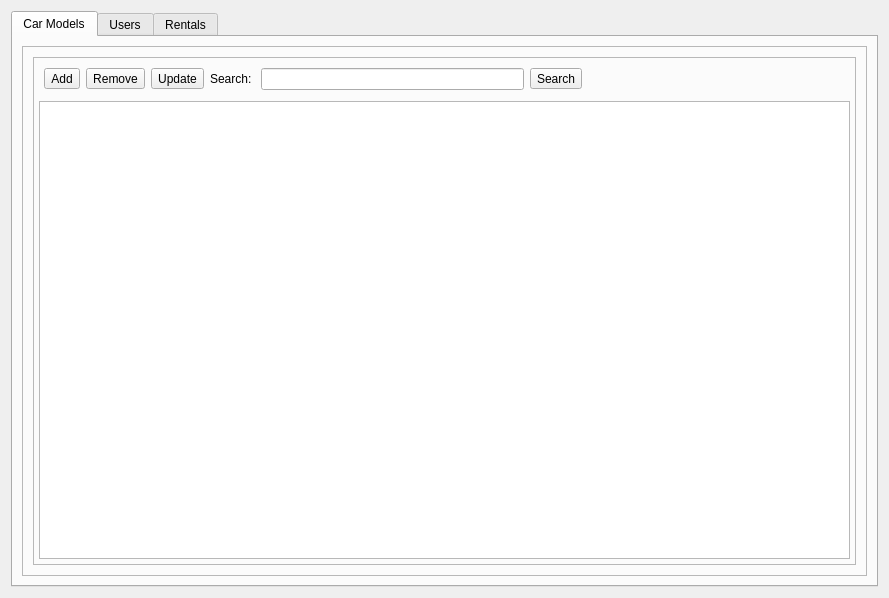
<?xml version="1.0" encoding="UTF-8"?>
<ui version="4.0">
 <class>Dialog</class>
 <widget class="QDialog" name="Dialog">
  <property name="geometry">
   <rect>
    <x>0</x>
    <y>0</y>
    <width>889</width>
    <height>598</height>
   </rect>
  </property>
  <property name="windowTitle">
   <string>Dialog</string>
  </property>
  <layout class="QVBoxLayout" name="verticalLayout">
   <item>
    <widget class="QTabWidget" name="tabWidget">
     <property name="currentIndex">
      <number>0</number>
     </property>
     <widget class="QWidget" name="tabCarModels">
      <attribute name="title">
       <string>Car Models</string>
      </attribute>
      <layout class="QVBoxLayout" name="verticalLayout_2">
       <item>
        <widget class="QFrame" name="frameCarModels">
         <property name="frameShape">
          <enum>QFrame::StyledPanel</enum>
         </property>
         <property name="frameShadow">
          <enum>QFrame::Raised</enum>
         </property>
         <layout class="QVBoxLayout" name="verticalLayout_6">
          <property name="leftMargin">
           <number>5</number>
          </property>
          <property name="topMargin">
           <number>5</number>
          </property>
          <property name="rightMargin">
           <number>5</number>
          </property>
          <property name="bottomMargin">
           <number>5</number>
          </property>
          <item>
           <widget class="QStackedWidget" name="stackPanelCarModels">
            <property name="autoFillBackground">
             <bool>false</bool>
            </property>
            <property name="currentIndex">
             <number>0</number>
            </property>
            <widget class="QWidget" name="stackPanelPageSearchModels">
             <layout class="QVBoxLayout" name="verticalLayout_7">
              <property name="leftMargin">
               <number>5</number>
              </property>
              <property name="topMargin">
               <number>5</number>
              </property>
              <property name="rightMargin">
               <number>5</number>
              </property>
              <property name="bottomMargin">
               <number>5</number>
              </property>
              <item>
               <widget class="QFrame" name="frameSearchModels">
                <property name="frameShape">
                 <enum>QFrame::StyledPanel</enum>
                </property>
                <property name="frameShadow">
                 <enum>QFrame::Raised</enum>
                </property>
                <layout class="QVBoxLayout" name="verticalLayout_9">
                 <property name="leftMargin">
                  <number>5</number>
                 </property>
                 <property name="topMargin">
                  <number>5</number>
                 </property>
                 <property name="rightMargin">
                  <number>5</number>
                 </property>
                 <property name="bottomMargin">
                  <number>5</number>
                 </property>
                 <item>
                  <widget class="QFrame" name="frameSearchModelsButtonBox">
                   <property name="frameShape">
                    <enum>QFrame::NoFrame</enum>
                   </property>
                   <property name="frameShadow">
                    <enum>QFrame::Plain</enum>
                   </property>
                   <layout class="QHBoxLayout" name="horizontalLayout">
                    <property name="leftMargin">
                     <number>5</number>
                    </property>
                    <property name="topMargin">
                     <number>5</number>
                    </property>
                    <property name="rightMargin">
                     <number>5</number>
                    </property>
                    <property name="bottomMargin">
                     <number>5</number>
                    </property>
                    <item>
                     <widget class="QToolButton" name="btnAddCarModel">
                      <property name="text">
                       <string>Add</string>
                      </property>
                     </widget>
                    </item>
                    <item>
                     <widget class="QToolButton" name="btnRemoveCarModel">
                      <property name="text">
                       <string>Remove</string>
                      </property>
                     </widget>
                    </item>
                    <item>
                     <widget class="QToolButton" name="btnUpdateCarModel">
                      <property name="text">
                       <string>Update</string>
                      </property>
                     </widget>
                    </item>
                    <item>
                     <widget class="QLabel" name="lblSearchModel">
                      <property name="text">
                       <string>Search: </string>
                      </property>
                     </widget>
                    </item>
                    <item>
                     <widget class="QLineEdit" name="editSearchModel"/>
                    </item>
                    <item>
                     <widget class="QToolButton" name="toolButtonSearchModel">
                      <property name="text">
                       <string>Search</string>
                      </property>
                     </widget>
                    </item>
                    <item>
                     <spacer name="horizontalSpacer">
                      <property name="orientation">
                       <enum>Qt::Horizontal</enum>
                      </property>
                      <property name="sizeHint" stdset="0">
                       <size>
                        <width>40</width>
                        <height>20</height>
                       </size>
                      </property>
                     </spacer>
                    </item>
                   </layout>
                  </widget>
                 </item>
                 <item>
                  <widget class="QTableView" name="tableCarModels"/>
                 </item>
                </layout>
               </widget>
              </item>
             </layout>
            </widget>
            <widget class="QWidget" name="stackPanelPageAddModel">
             <layout class="QVBoxLayout" name="verticalLayout_8">
              <item>
               <widget class="QFrame" name="frameAddModel">
                <property name="frameShape">
                 <enum>QFrame::StyledPanel</enum>
                </property>
                <property name="frameShadow">
                 <enum>QFrame::Raised</enum>
                </property>
                <layout class="QVBoxLayout" name="verticalLayout_10">
                 <item>
                  <spacer name="verticalSpacer_2">
                   <property name="orientation">
                    <enum>Qt::Vertical</enum>
                   </property>
                   <property name="sizeHint" stdset="0">
                    <size>
                     <width>20</width>
                     <height>40</height>
                    </size>
                   </property>
                  </spacer>
                 </item>
                 <item>
                  <widget class="QGroupBox" name="groupBoxAddModel">
                   <property name="title">
                    <string>New Model</string>
                   </property>
                   <layout class="QGridLayout" name="gridLayout">
                    <item row="5" column="1">
                     <widget class="QLabel" name="label_6">
                      <property name="text">
                       <string>Plate: </string>
                      </property>
                     </widget>
                    </item>
                    <item row="4" column="2">
                     <widget class="QComboBox" name="comboBoxFuel">
                      <item>
                       <property name="text">
                        <string>GASOLINE</string>
                       </property>
                      </item>
                      <item>
                       <property name="text">
                        <string>ALCOHOL</string>
                       </property>
                      </item>
                      <item>
                       <property name="text">
                        <string>FLEX</string>
                       </property>
                      </item>
                      <item>
                       <property name="text">
                        <string>DIESEL</string>
                       </property>
                      </item>
                     </widget>
                    </item>
                    <item row="4" column="1">
                     <widget class="QLabel" name="label_5">
                      <property name="text">
                       <string>Fuel: </string>
                      </property>
                     </widget>
                    </item>
                    <item row="6" column="2">
                     <widget class="QLineEdit" name="lineEditPrice"/>
                    </item>
                    <item row="6" column="1">
                     <widget class="QLabel" name="label_7">
                      <property name="text">
                       <string>Price: </string>
                      </property>
                     </widget>
                    </item>
                    <item row="1" column="1">
                     <widget class="QLabel" name="label_2">
                      <property name="text">
                       <string>Chassis: </string>
                      </property>
                     </widget>
                    </item>
                    <item row="3" column="1">
                     <widget class="QLabel" name="label_4">
                      <property name="text">
                       <string>Doors: </string>
                      </property>
                     </widget>
                    </item>
                    <item row="2" column="2">
                     <widget class="QComboBox" name="comboBoxColor">
                      <item>
                       <property name="text">
                        <string>BLACK</string>
                       </property>
                      </item>
                      <item>
                       <property name="text">
                        <string>RED</string>
                       </property>
                      </item>
                      <item>
                       <property name="text">
                        <string>GREEN</string>
                       </property>
                      </item>
                      <item>
                       <property name="text">
                        <string>ORANGE</string>
                       </property>
                      </item>
                      <item>
                       <property name="text">
                        <string>BLUE</string>
                       </property>
                      </item>
                      <item>
                       <property name="text">
                        <string>PURPLE</string>
                       </property>
                      </item>
                      <item>
                       <property name="text">
                        <string>CYAN</string>
                       </property>
                      </item>
                      <item>
                       <property name="text">
                        <string>GRAY</string>
                       </property>
                      </item>
                      <item>
                       <property name="text">
                        <string>WHITE</string>
                       </property>
                      </item>
                      <item>
                       <property name="text">
                        <string>YELLOW</string>
                       </property>
                      </item>
                      <item>
                       <property name="text">
                        <string>VIOLET</string>
                       </property>
                      </item>
                     </widget>
                    </item>
                    <item row="3" column="2">
                     <widget class="QSpinBox" name="spinBoxDoors">
                      <property name="minimum">
                       <number>3</number>
                      </property>
                      <property name="maximum">
                       <number>5</number>
                      </property>
                     </widget>
                    </item>
                    <item row="1" column="2">
                     <widget class="QLineEdit" name="lineEditChassis"/>
                    </item>
                    <item row="5" column="2">
                     <widget class="QLineEdit" name="lineEditPlate"/>
                    </item>
                    <item row="0" column="3">
                     <spacer name="horizontalSpacer_2">
                      <property name="orientation">
                       <enum>Qt::Horizontal</enum>
                      </property>
                      <property name="sizeHint" stdset="0">
                       <size>
                        <width>40</width>
                        <height>20</height>
                       </size>
                      </property>
                     </spacer>
                    </item>
                    <item row="0" column="1">
                     <widget class="QLabel" name="label">
                      <property name="text">
                       <string>Name: </string>
                      </property>
                     </widget>
                    </item>
                    <item row="2" column="1">
                     <widget class="QLabel" name="label_3">
                      <property name="text">
                       <string>Color: </string>
                      </property>
                     </widget>
                    </item>
                    <item row="0" column="2">
                     <widget class="QLineEdit" name="lineEditCarName"/>
                    </item>
                    <item row="0" column="0">
                     <spacer name="horizontalSpacer_3">
                      <property name="orientation">
                       <enum>Qt::Horizontal</enum>
                      </property>
                      <property name="sizeHint" stdset="0">
                       <size>
                        <width>40</width>
                        <height>20</height>
                       </size>
                      </property>
                     </spacer>
                    </item>
                   </layout>
                  </widget>
                 </item>
                 <item>
                  <widget class="QDialogButtonBox" name="buttonBoxAddCarModel">
                   <property name="layoutDirection">
                    <enum>Qt::LeftToRight</enum>
                   </property>
                   <property name="standardButtons">
                    <set>QDialogButtonBox::Cancel|QDialogButtonBox::Save</set>
                   </property>
                   <property name="centerButtons">
                    <bool>true</bool>
                   </property>
                  </widget>
                 </item>
                 <item>
                  <spacer name="verticalSpacer">
                   <property name="orientation">
                    <enum>Qt::Vertical</enum>
                   </property>
                   <property name="sizeHint" stdset="0">
                    <size>
                     <width>20</width>
                     <height>40</height>
                    </size>
                   </property>
                  </spacer>
                 </item>
                </layout>
               </widget>
              </item>
             </layout>
            </widget>
           </widget>
          </item>
         </layout>
        </widget>
       </item>
      </layout>
     </widget>
     <widget class="QWidget" name="tabUsers">
      <attribute name="title">
       <string>Users</string>
      </attribute>
      <layout class="QVBoxLayout" name="verticalLayout_3">
       <item>
        <widget class="QFrame" name="frameUsers">
         <property name="frameShape">
          <enum>QFrame::StyledPanel</enum>
         </property>
         <property name="frameShadow">
          <enum>QFrame::Raised</enum>
         </property>
         <layout class="QVBoxLayout" name="verticalLayout_11">
          <property name="leftMargin">
           <number>5</number>
          </property>
          <property name="topMargin">
           <number>5</number>
          </property>
          <property name="rightMargin">
           <number>5</number>
          </property>
          <property name="bottomMargin">
           <number>5</number>
          </property>
          <item>
           <widget class="QStackedWidget" name="stackedWidget">
            <property name="currentIndex">
             <number>0</number>
            </property>
            <widget class="QWidget" name="stackPanelPageSearchUsers">
             <layout class="QVBoxLayout" name="verticalLayout_12">
              <property name="leftMargin">
               <number>5</number>
              </property>
              <property name="topMargin">
               <number>5</number>
              </property>
              <property name="rightMargin">
               <number>5</number>
              </property>
              <property name="bottomMargin">
               <number>5</number>
              </property>
              <item>
               <widget class="QFrame" name="frameSearchUsers">
                <property name="frameShape">
                 <enum>QFrame::StyledPanel</enum>
                </property>
                <property name="frameShadow">
                 <enum>QFrame::Raised</enum>
                </property>
                <layout class="QVBoxLayout" name="verticalLayout_16">
                 <property name="leftMargin">
                  <number>5</number>
                 </property>
                 <property name="topMargin">
                  <number>5</number>
                 </property>
                 <property name="rightMargin">
                  <number>5</number>
                 </property>
                 <property name="bottomMargin">
                  <number>5</number>
                 </property>
                 <item>
                  <widget class="QFrame" name="frameSearchUsersButtonBox">
                   <property name="frameShape">
                    <enum>QFrame::NoFrame</enum>
                   </property>
                   <property name="frameShadow">
                    <enum>QFrame::Plain</enum>
                   </property>
                   <layout class="QHBoxLayout" name="horizontalLayout_2">
                    <property name="leftMargin">
                     <number>5</number>
                    </property>
                    <property name="topMargin">
                     <number>5</number>
                    </property>
                    <property name="rightMargin">
                     <number>5</number>
                    </property>
                    <property name="bottomMargin">
                     <number>5</number>
                    </property>
                    <item>
                     <widget class="QToolButton" name="btnAddUser">
                      <property name="text">
                       <string>Add</string>
                      </property>
                     </widget>
                    </item>
                    <item>
                     <widget class="QToolButton" name="btnRemoveUser">
                      <property name="text">
                       <string>Remove</string>
                      </property>
                     </widget>
                    </item>
                    <item>
                     <widget class="QToolButton" name="btnUpdateUser">
                      <property name="text">
                       <string>Update</string>
                      </property>
                     </widget>
                    </item>
                    <item>
                     <widget class="QLabel" name="lblSearchUser">
                      <property name="text">
                       <string>Search: </string>
                      </property>
                     </widget>
                    </item>
                    <item>
                     <widget class="QLineEdit" name="editSearchUser"/>
                    </item>
                    <item>
                     <widget class="QToolButton" name="toolButtonSearchUser">
                      <property name="text">
                       <string>Search</string>
                      </property>
                     </widget>
                    </item>
                    <item>
                     <spacer name="horizontalSpacer_4">
                      <property name="orientation">
                       <enum>Qt::Horizontal</enum>
                      </property>
                      <property name="sizeHint" stdset="0">
                       <size>
                        <width>236</width>
                        <height>20</height>
                       </size>
                      </property>
                     </spacer>
                    </item>
                   </layout>
                  </widget>
                 </item>
                 <item>
                  <widget class="QTableView" name="tableUsers"/>
                 </item>
                </layout>
               </widget>
              </item>
             </layout>
            </widget>
            <widget class="QWidget" name="stackPanelPageAddUser">
             <layout class="QVBoxLayout" name="verticalLayout_13">
              <item>
               <widget class="QFrame" name="frameAddUser">
                <property name="frameShape">
                 <enum>QFrame::StyledPanel</enum>
                </property>
                <property name="frameShadow">
                 <enum>QFrame::Raised</enum>
                </property>
               </widget>
              </item>
             </layout>
            </widget>
           </widget>
          </item>
         </layout>
        </widget>
       </item>
      </layout>
     </widget>
     <widget class="QWidget" name="tabRentals">
      <attribute name="title">
       <string>Rentals</string>
      </attribute>
      <layout class="QVBoxLayout" name="verticalLayout_4">
       <item>
        <widget class="QFrame" name="frameRentals">
         <property name="frameShape">
          <enum>QFrame::StyledPanel</enum>
         </property>
         <property name="frameShadow">
          <enum>QFrame::Raised</enum>
         </property>
         <layout class="QVBoxLayout" name="verticalLayout_5">
          <property name="leftMargin">
           <number>5</number>
          </property>
          <property name="topMargin">
           <number>5</number>
          </property>
          <property name="rightMargin">
           <number>5</number>
          </property>
          <property name="bottomMargin">
           <number>5</number>
          </property>
          <item>
           <widget class="QStackedWidget" name="stackedWidget_2">
            <property name="currentIndex">
             <number>0</number>
            </property>
            <widget class="QWidget" name="stackPanelPageSearchRentals">
             <layout class="QVBoxLayout" name="verticalLayout_14">
              <property name="leftMargin">
               <number>5</number>
              </property>
              <property name="topMargin">
               <number>5</number>
              </property>
              <property name="rightMargin">
               <number>5</number>
              </property>
              <property name="bottomMargin">
               <number>5</number>
              </property>
              <item>
               <widget class="QFrame" name="frameSearchRentals">
                <property name="frameShape">
                 <enum>QFrame::StyledPanel</enum>
                </property>
                <property name="frameShadow">
                 <enum>QFrame::Raised</enum>
                </property>
                <layout class="QVBoxLayout" name="verticalLayout_17">
                 <property name="leftMargin">
                  <number>5</number>
                 </property>
                 <property name="topMargin">
                  <number>5</number>
                 </property>
                 <property name="rightMargin">
                  <number>5</number>
                 </property>
                 <property name="bottomMargin">
                  <number>5</number>
                 </property>
                 <item>
                  <widget class="QFrame" name="frameSearchRentalsButtonBox">
                   <property name="frameShape">
                    <enum>QFrame::NoFrame</enum>
                   </property>
                   <property name="frameShadow">
                    <enum>QFrame::Plain</enum>
                   </property>
                   <layout class="QHBoxLayout" name="horizontalLayout_3">
                    <property name="leftMargin">
                     <number>5</number>
                    </property>
                    <property name="topMargin">
                     <number>5</number>
                    </property>
                    <property name="rightMargin">
                     <number>5</number>
                    </property>
                    <property name="bottomMargin">
                     <number>5</number>
                    </property>
                    <item>
                     <widget class="QToolButton" name="btnRentCar">
                      <property name="text">
                       <string>Add</string>
                      </property>
                     </widget>
                    </item>
                    <item>
                     <widget class="QToolButton" name="btnReturnCar">
                      <property name="text">
                       <string>Remove</string>
                      </property>
                     </widget>
                    </item>
                    <item>
                     <widget class="QLabel" name="lblSearchRental">
                      <property name="text">
                       <string>Search: </string>
                      </property>
                     </widget>
                    </item>
                    <item>
                     <widget class="QLineEdit" name="editSearchRental"/>
                    </item>
                    <item>
                     <widget class="QToolButton" name="toolButtonSearchRental">
                      <property name="text">
                       <string>Search</string>
                      </property>
                     </widget>
                    </item>
                    <item>
                     <spacer name="horizontalSpacer_5">
                      <property name="orientation">
                       <enum>Qt::Horizontal</enum>
                      </property>
                      <property name="sizeHint" stdset="0">
                       <size>
                        <width>266</width>
                        <height>20</height>
                       </size>
                      </property>
                     </spacer>
                    </item>
                   </layout>
                  </widget>
                 </item>
                 <item>
                  <widget class="QTableView" name="tableViewRentals"/>
                 </item>
                </layout>
               </widget>
              </item>
             </layout>
            </widget>
            <widget class="QWidget" name="stackPanelPageAddRental">
             <layout class="QVBoxLayout" name="verticalLayout_15">
              <item>
               <widget class="QFrame" name="frameRentCar">
                <property name="frameShape">
                 <enum>QFrame::StyledPanel</enum>
                </property>
                <property name="frameShadow">
                 <enum>QFrame::Raised</enum>
                </property>
               </widget>
              </item>
             </layout>
            </widget>
           </widget>
          </item>
         </layout>
        </widget>
       </item>
      </layout>
     </widget>
    </widget>
   </item>
  </layout>
 </widget>
 <tabstops>
  <tabstop>lineEditCarName</tabstop>
  <tabstop>lineEditChassis</tabstop>
  <tabstop>comboBoxColor</tabstop>
  <tabstop>spinBoxDoors</tabstop>
  <tabstop>comboBoxFuel</tabstop>
  <tabstop>lineEditPlate</tabstop>
  <tabstop>lineEditPrice</tabstop>
  <tabstop>tableCarModels</tabstop>
  <tabstop>btnAddCarModel</tabstop>
  <tabstop>btnRemoveCarModel</tabstop>
  <tabstop>btnUpdateCarModel</tabstop>
  <tabstop>tabWidget</tabstop>
  <tabstop>editSearchModel</tabstop>
 </tabstops>
 <resources/>
 <connections/>
</ui>
